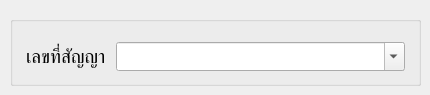
      <widget class="QWidget" name="page_5">
       <widget class="QGroupBox" name="groupBox_2">
        <property name="geometry">
         <rect>
          <x>10</x>
          <y>16</y>
          <width>411</width>
          <height>70</height>
         </rect>
        </property>
        <property name="title">
         <string/>
        </property>
        <widget class="QWidget" name="layoutWidget">
         <property name="geometry">
          <rect>
           <x>10</x>
           <y>20</y>
           <width>391</width>
           <height>41</height>
          </rect>
         </property>
         <layout class="QHBoxLayout" name="horizontalLayout_18">
          <property name="spacing">
           <number>10</number>
          </property>
          <property name="leftMargin">
           <number>6</number>
          </property>
          <property name="topMargin">
           <number>6</number>
          </property>
          <property name="rightMargin">
           <number>6</number>
          </property>
          <property name="bottomMargin">
           <number>6</number>
          </property>
          <item>
           <widget class="QLabel" name="label_5">
            <property name="minimumSize">
             <size>
              <width>80</width>
              <height>29</height>
             </size>
            </property>
            <property name="maximumSize">
             <size>
              <width>80</width>
              <height>29</height>
             </size>
            </property>
            <property name="font">
             <font>
              <family>BrowalliaUPC</family>
              <pointsize>14</pointsize>
             </font>
            </property>
            <property name="text">
             <string>เลขที่สัญญา</string>
            </property>
           </widget>
          </item>
          <item>
           <widget class="QComboBox" name="report_contractNumber">
            <property name="minimumSize">
             <size>
              <width>0</width>
              <height>29</height>
             </size>
            </property>
            <property name="font">
             <font>
              <family>BrowalliaUPC</family>
              <pointsize>14</pointsize>
             </font>
            </property>
            <property name="editable">
             <bool>true</bool>
            </property>
           </widget>
          </item>
         </layout>
        </widget>
       </widget>
      </widget>
